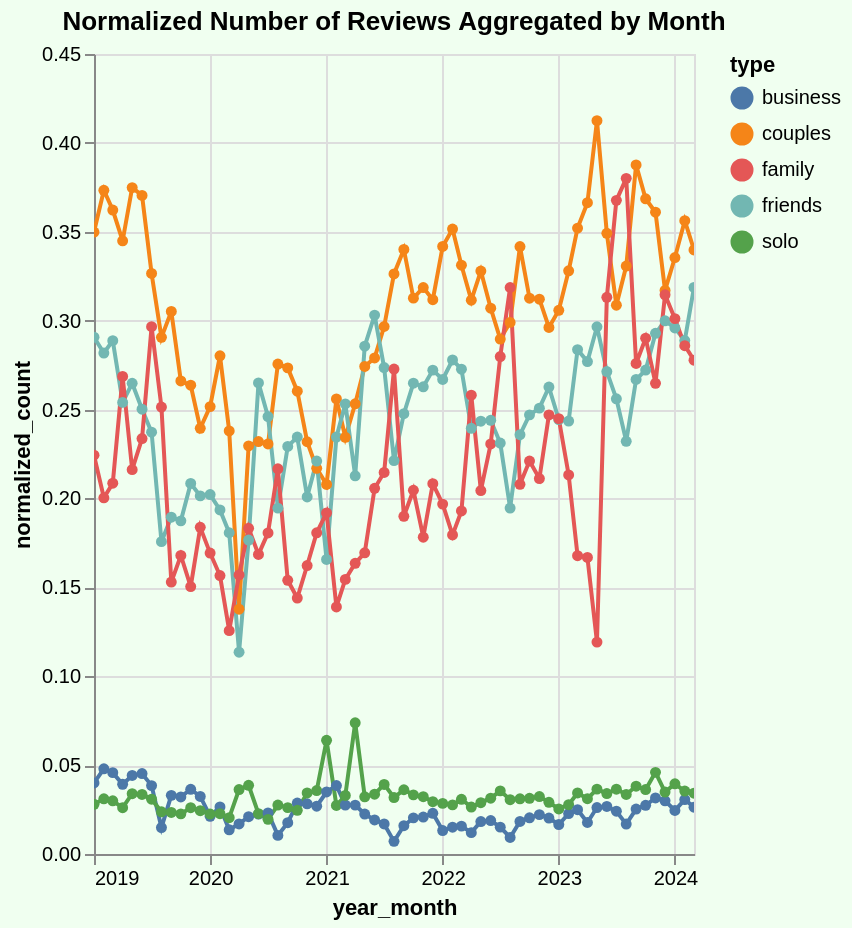

Write the Vega-Lite specification saved for this chart.
### Vega-Lite specification from a JSON file in a GitHub repository (floating-point values rounded to 4 significant figures; data arrays with more than 128 entries replaced by an {"elided": "..."} marker saying what was removed)
{"config": {"view": {"continuousWidth": 300, "continuousHeight": 300}}, "data": {"name": "data-9db029a24b0446c6f692294437e796ef"}, "mark": {"type": "line", "point": true}, "background": "#f0fff0", "encoding": {"color": {"field": "type", "type": "nominal"}, "opacity": {"condition": {"param": "param_79", "value": 1}, "value": 0.1}, "tooltip": [{"field": "year_month", "type": "temporal"}, {"field": "normalized_count", "type": "quantitative"}, {"field": "type", "type": "nominal"}], "x": {"field": "year_month", "type": "temporal"}, "y": {"field": "normalized_count", "type": "quantitative"}}, "height": 400, "params": [{"name": "param_79", "select": {"type": "point", "fields": ["type"]}, "bind": "legend"}, {"name": "param_80", "select": {"type": "interval", "encodings": ["x", "y"]}, "bind": "scales"}], "title": "Normalized Number of Reviews Aggregated by Month", "width": "container", "$schema": "https://vega.github.io/schema/vega-lite/v5.17.0.json", "datasets": {"data-9db029a24b0446c6f692294437e796ef": {"elided": "315 records"}}}
